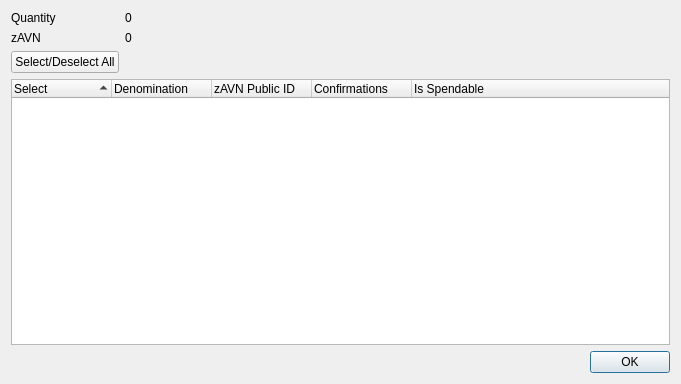
<?xml version="1.0" encoding="UTF-8"?>
<ui version="4.0">
 <class>ZAvantageControlDialog</class>
 <widget class="QDialog" name="ZAvantageControlDialog">
  <property name="geometry">
   <rect>
    <x>0</x>
    <y>0</y>
    <width>681</width>
    <height>384</height>
   </rect>
  </property>
  <property name="minimumSize">
   <size>
    <width>681</width>
    <height>384</height>
   </size>
  </property>
  <property name="windowTitle">
   <string>Select zAVN to Spend</string>
  </property>
  <layout class="QGridLayout" name="gridLayout">
   <item row="0" column="0">
    <layout class="QFormLayout" name="formLayout">
     <property name="sizeConstraint">
      <enum>QLayout::SetDefaultConstraint</enum>
     </property>
     <item row="0" column="0">
      <widget class="QLabel" name="labelQuantity">
       <property name="text">
        <string>Quantity</string>
       </property>
      </widget>
     </item>
     <item row="0" column="1">
      <widget class="QLabel" name="labelQuantity_int">
       <property name="text">
        <string>0</string>
       </property>
      </widget>
     </item>
     <item row="1" column="0">
      <widget class="QLabel" name="labelZAvantage">
       <property name="text">
        <string>zAVN</string>
       </property>
      </widget>
     </item>
     <item row="1" column="1">
      <widget class="QLabel" name="labelZAvantage_int">
       <property name="text">
        <string>0</string>
       </property>
      </widget>
     </item>
     <item row="2" column="0">
      <widget class="QPushButton" name="pushButtonAll">
       <property name="text">
        <string>Select/Deselect All</string>
       </property>
      </widget>
     </item>
    </layout>
   </item>
   <item row="1" column="0">
    <layout class="QVBoxLayout" name="verticalLayout">
     <item>
      <widget class="QTreeWidget" name="treeWidget">
       <property name="minimumSize">
        <size>
         <width>0</width>
         <height>250</height>
        </size>
       </property>
       <property name="alternatingRowColors">
        <bool>true</bool>
       </property>
       <property name="sortingEnabled">
        <bool>true</bool>
       </property>
       <property name="columnCount">
        <number>5</number>
       </property>
       <attribute name="headerDefaultSectionSize">
        <number>100</number>
       </attribute>
       <column>
        <property name="text">
         <string notr="true">Select</string>
        </property>
       </column>
       <column>
        <property name="text">
         <string notr="true">Denomination</string>
        </property>
       </column>
       <column>
        <property name="text">
         <string notr="true">zAVN Public ID</string>
        </property>
       </column>
       <column>
        <property name="text">
         <string notr="true">Confirmations</string>
        </property>
       </column>
       <column>
        <property name="text">
         <string>Is Spendable</string>
        </property>
       </column>
      </widget>
     </item>
     <item>
      <widget class="QDialogButtonBox" name="buttonBox">
       <property name="orientation">
        <enum>Qt::Horizontal</enum>
       </property>
       <property name="standardButtons">
        <set>QDialogButtonBox::Ok</set>
       </property>
      </widget>
     </item>
    </layout>
   </item>
  </layout>
 </widget>
 <resources/>
 <connections>
  <connection>
   <sender>buttonBox</sender>
   <signal>accepted()</signal>
   <receiver>ZAvantageControlDialog</receiver>
   <slot>accept()</slot>
   <hints>
    <hint type="sourcelabel">
     <x>248</x>
     <y>254</y>
    </hint>
    <hint type="destinationlabel">
     <x>157</x>
     <y>274</y>
    </hint>
   </hints>
  </connection>
  <connection>
   <sender>buttonBox</sender>
   <signal>rejected()</signal>
   <receiver>ZAvantageControlDialog</receiver>
   <slot>reject()</slot>
   <hints>
    <hint type="sourcelabel">
     <x>316</x>
     <y>260</y>
    </hint>
    <hint type="destinationlabel">
     <x>286</x>
     <y>274</y>
    </hint>
   </hints>
  </connection>
 </connections>
</ui>
